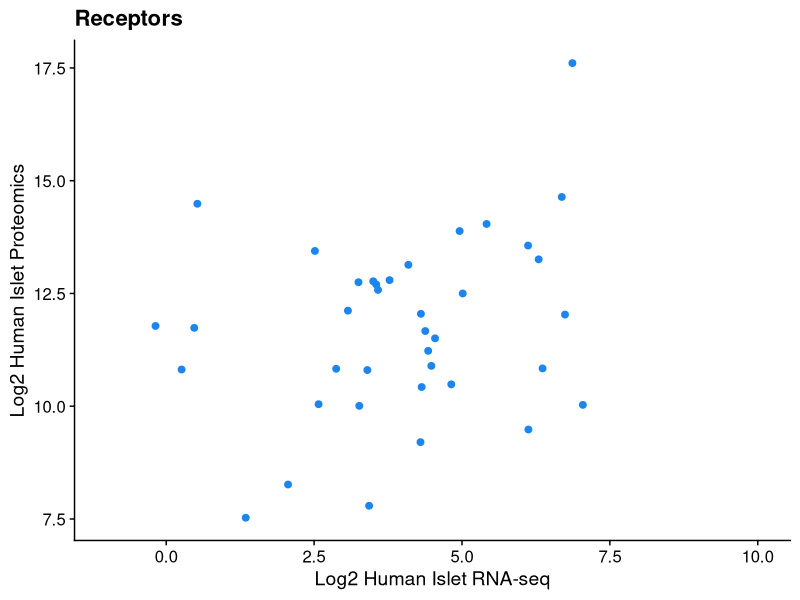
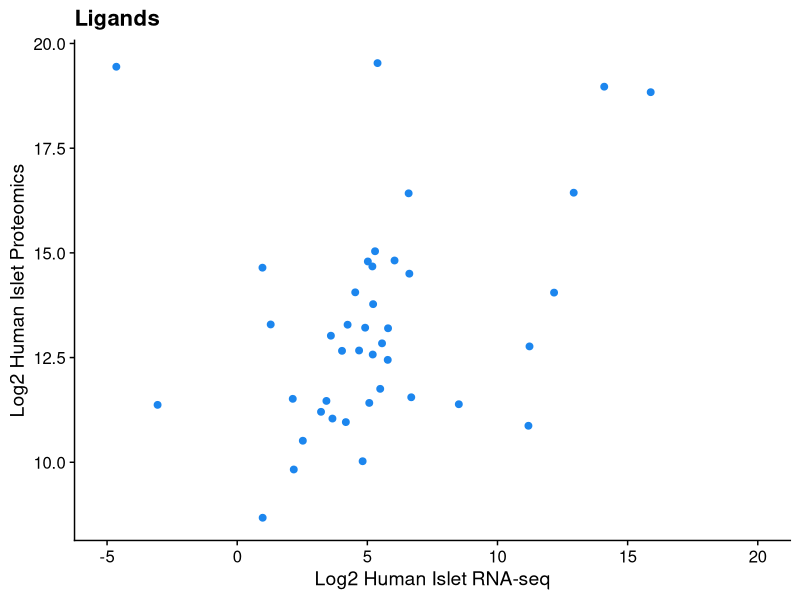

Here is the R script that generated these plots, in order:
# explore the new proteomics data from Foster lab now that have all the 
# n's. Compare it to the bulk RNA-seq data



library(tidyverse)
library(cowplot)



# open new proteomics data from Grace
proteomics_df <- (read.csv("ligand_receptor_lists/feb2022_new_lists/OmniPath/data/ave_proteomics_grace_mar2022.txt", 
                          sep = "\t")) %>% 
  mutate(uniprot_gn_ids = Protein.Group) 



# open receptors list
# this list has been filtered to exclude all receptors with a consensus score below 6
# and to remove all that were manually annotated as "No" to keep in list
# kept the "TBDs"
receptors_df <- (read.csv("ligand_receptor_lists/feb2022_new_lists/OmniPath/data/receptors_filtered_for_amino_acid_length_alldata.txt", 
                          sep = "\t")) %>% 
  select(hgnc_symbol,
         description,
         comments,
         ensembl_gene_ids,
         uniprot_gn_ids,
         consensus_score,
         islet_tpm,
         islet_tpm_rank,
         islet_proteomics,
         islet_proteomics_rank) %>% 
  # append new proteomics data
  left_join(proteomics_df,
            by = "uniprot_gn_ids")


# open ligands list
# this list has been filtered to exclude all ligands with a consensus score below 6
# and to remove all that were manually annoated as "No" to keep in list
# kept the "TBDs"
ligands_df <- (read.csv("ligand_receptor_lists/feb2022_new_lists/OmniPath/data/ligands_filtered_for_amino_acid_length_alldata.txt", 
                        sep = "\t")) %>% 
  select(hgnc_symbol,
         description,
         comments,
         ensembl_gene_ids,
         uniprot_gn_ids,
         consensus_score,
         islet_tpm,
         islet_tpm_rank,
         islet_proteomics,
         islet_proteomics_rank) %>% 
  # append new proteomics data
  left_join(proteomics_df,
            by = "uniprot_gn_ids")


# plot human islet bulk RNA-seq against proteomics
ggplot(receptors_df, aes(x = log2(islet_tpm), y = log2(proteomics_human_islets))) +
  geom_point(colour = "dodgerblue2", size = 2) +
  labs(x = "Log2 Human Islet RNA-seq",
       y = "Log2 Human Islet Proteomics") +
  ggtitle("Receptors") +
  scale_x_continuous(limits = c(-1,10)) +
  theme_cowplot()


# plot human islet bulk RNA-seq against proteomics
ggplot(ligands_df, aes(x = log2(islet_tpm), y = log2(proteomics_human_islets))) +
  geom_point(colour = "dodgerblue2", size = 2) +
  labs(x = "Log2 Human Islet RNA-seq",
       y = "Log2 Human Islet Proteomics") +
  ggtitle("Ligands") +
  scale_x_continuous(limits = c(-5,20)) +
  theme_cowplot()

# save tables with just the columns needed for the basics

#receptors
receptors_df_columns <- receptors_df %>% 
  select(hgnc_symbol,
         description,
         ensembl_gene_ids,
         uniprot_gn_ids,
         consensus_score,
         islet_tpm,
         proteomics_human_islets) %>% 
  arrange(desc(islet_tpm))

write_tsv(receptors_df_columns, "ligand_receptor_lists/feb2022_new_lists/OmniPath/data/receptors_islet_proteomics_rnaseq.tsv")


### save tables with just the columns needed for the basics

# ligands
ligands_df_columns <- ligands_df %>% 
  select(hgnc_symbol,
         description,
         ensembl_gene_ids,
         uniprot_gn_ids,
         consensus_score,
         islet_tpm,
         proteomics_human_islets) %>% 
  arrange(desc(islet_tpm))

write_tsv(ligands_df_columns, "ligand_receptor_lists/feb2022_new_lists/OmniPath/data/ligands_islet_proteomics_rnaseq.tsv")


